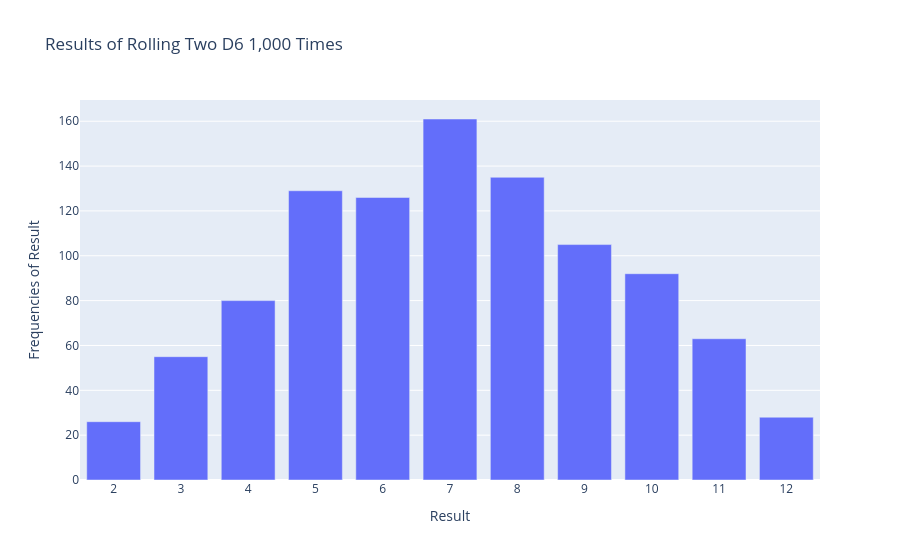

The code cell stored with this chart in its notebook:
### Code cell
"""Roll two D6 Dice"""
import plotly.express as px

from die import Die

# Create a D6.
die_1 = Die()
die_2 = Die()

# Make some rolls, and store results in a list.
results = []
for _ in range(1000):
    result = die_1.roll() + die_2.roll()
    results.append(result)
    
# Analyze the results.
frequencies = []
max_result = die_1.num_sides + die_2.num_sides
pass_results = range(2, max_result+1)
for value in pass_results:
    frequency = results.count(value)
    frequencies.append(frequency)

# Visualize the results
title = "Results of Rolling Two D6 1,000 Times"
labels = {'x': "Result", 'y': "Frequencies of Result"} 
fig = px.bar(x=pass_results, y=frequencies, title=title, labels = labels)

# Further customize chart.
fig.update_layout(xaxis_dtick=1)

fig.show()

### Figure 1 — Plotly figure (JSON) as saved in the notebook; plotly's stock layout.template omitted (floating-point values rounded to 4 significant figures)
{"data": [{"hovertemplate": "Result=%{x}<br>Frequencies of Result=%{y}<extra></extra>", "legendgroup": "", "marker": {"color": "#636efa", "pattern": {"shape": ""}}, "name": "", "orientation": "v", "showlegend": false, "textposition": "auto", "type": "bar", "x": [2, 3, 4, 5, 6, 7, 8, 9, 10, 11, 12], "xaxis": "x", "y": [26, 55, 80, 129, 126, 161, 135, 105, 92, 63, 28], "yaxis": "y"}], "layout": {"barmode": "relative", "legend": {"tracegroupgap": 0}, "title": {"text": "Results of Rolling Two D6 1,000 Times"}, "xaxis": {"anchor": "y", "domain": [0, 1], "dtick": 1, "title": {"text": "Result"}}, "yaxis": {"anchor": "x", "domain": [0, 1], "title": {"text": "Frequencies of Result"}}}}
